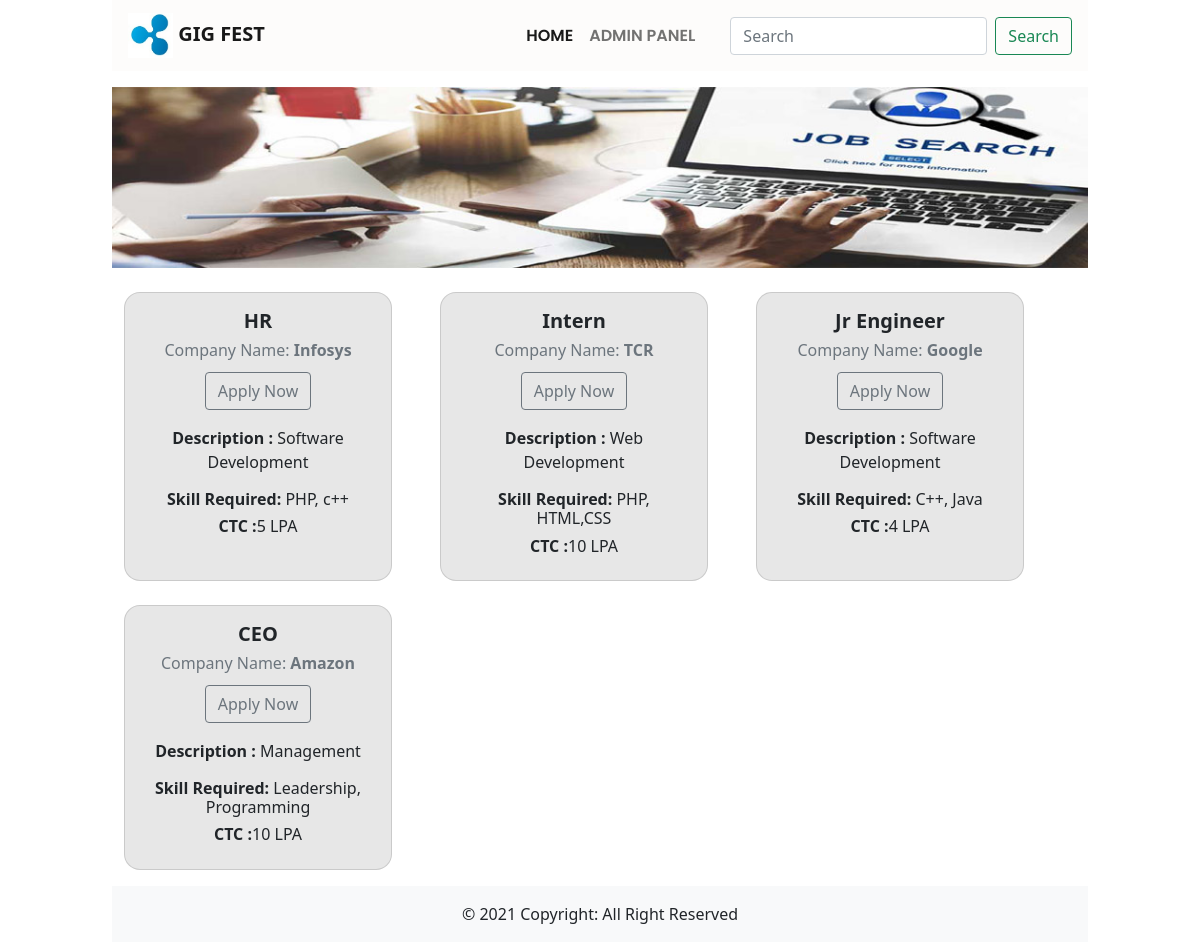
The page / on the database its author committed.
### tables this page shows
CREATE TABLE `post` (
  `id` int(50) NOT NULL,
  `cname` varchar(50) NOT NULL,
  `position` varchar(20) NOT NULL,
  `description` varchar(100) NOT NULL,
  `skill` varchar(50) NOT NULL,
  `ctc` varchar(30) NOT NULL
);

### Index.php (the view, shortened to what this page needs)
<!DOCTYPE html>
<html lang="en">
<head>
    <link rel="stylesheet" href="style.css" />
    <link rel="stylesheet" href="https://cdn.jsdelivr.net/npm/bootstrap@4.6.0/dist/css/bootstrap.min.css" />
    <link href="https://cdn.jsdelivr.net/npm/bootstrap@5.1.3/dist/css/bootstrap.min.css" rel="stylesheet" />
</head>
<body>
    <div class="container-fluid">
        <div class="row">
            <div class="col-md-10 mx-auto">
                <nav class="navbar navbar-expand-lg navbar-light">
                    <a class="navbar-brand" href="./index.php"><img src="./image/logo.jpg" height="45px" width="45px" /> GIG
                        FEST</a>
                    <div class="collapse navbar-collapse" id="navbarSupportedContent">
                        <ul class="navbar-nav mr-auto">
                            <li class="nav-item active">
                                <a class="nav-link" href="./index.php">Home <span class="sr-only">(current)</span></a>
                            </li>
                            <li class="nav-item">
                                <a class="nav-link" href="./dashboard.php">Admin Panel</a>
                            </li>
                        </ul>
                        <form class="form-inline my-2 my-lg-0">
                            <input class="form-control mr-sm-2" type="search" placeholder="Search" aria-label="Search" />
                            <button class="btn btn-outline-success my-2 my-sm-0" type="submit">
                                Search
                            </button>
                        </form>
                    </div>
                </nav>
                <img class="img-fluid mt-3" src="./image/job1.jpg" width="100%" height="25%" alt="" />
                <div class="row jobs-section">
                    <?php
                    include './config.php';
                    $sql = "Select cname,position,description,skill,ctc from post";
                    $result = mysqli_query($conn, $sql);
                    if ($result->num_rows > 0) {
                        while ($rows = $result->fetch_assoc()) {
                            echo '
                            <div class="card mt-4 ml-4 mr-4" style="width: 16.75rem; text-align: center" id="cardy">
                            <div class="card-body">
                                <h5 class="card-title mb-2 pb-1"><b>' . $rows['position'] . '</b></h5>
                                <h6 class="card-subtitle mb-2 text-muted mb-1 pb-1 ">Company Name: <b>' . $rows['cname'] . '</b></h6>
                                <div>
                             <button type="button" class="btn btn-outline-secondary" data-bs-toggle="modal" data-bs-target="#exampleModal">Apply Now</button>
                                </div>
                                <p class="card-text mt-2 pt-2"><b> Description : </b>
                                    ' . $rows['description'] . '
                                </p>
                                <h6><b>Skill Required: </b>' . $rows['skill'] . ' </h6>
                                <h6><b>CTC :</b>' . $rows['ctc'] . ' </h6>
                            </div>
                        </div>';
                        }
                    }
                    ?>
                </div>
                <footer class="page-footer font-small blue bg-light mt-3">
                    <div class="footer-copyright text-center py-3">© 2021 Copyright: All Right Reserved </div>
                </footer>
            </div>
        </div>
    </div>
</body>
</html>

### style.css (style rules this page uses)
* { margin: 0; padding: 0; }
.navbar { background-color: rgb(253, 252, 251); }
.navbar-nav { margin-left: 30%; padding-right: 1rem; font-weight: 600; text-transform: uppercase; margin-right: 5rem; font-family: "Poppins", sans-serif; }
.navbar-brand { font-weight: bold; }
#cardy { background-color: rgb(231, 231, 231); border-radius: 1rem; }

### rows shown on the page
post: position "HR", cname "Infosys", description "Software Development", skill "PHP, c++", ctc "5 LPA"
post: position "Intern", cname "TCR", description "Web Development", skill "PHP, HTML,CSS", ctc "10 LPA"
post: position "Jr Engineer", cname "Google", description "Software Development", skill "C++, Java", ctc "4 LPA"
post: position "CEO", cname "Amazon", description "Management", skill "Leadership, Programming", ctc "10 LPA"
